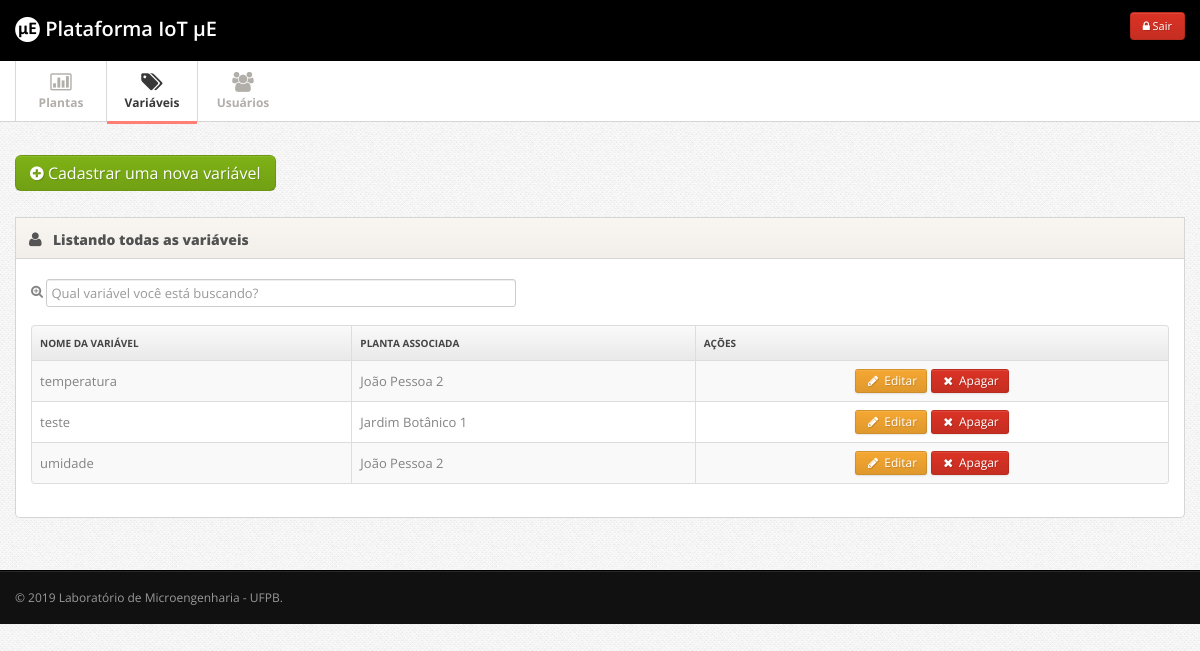
The app's page /admin/index.php?p=variaveis_gerenciar (signed in), older data.
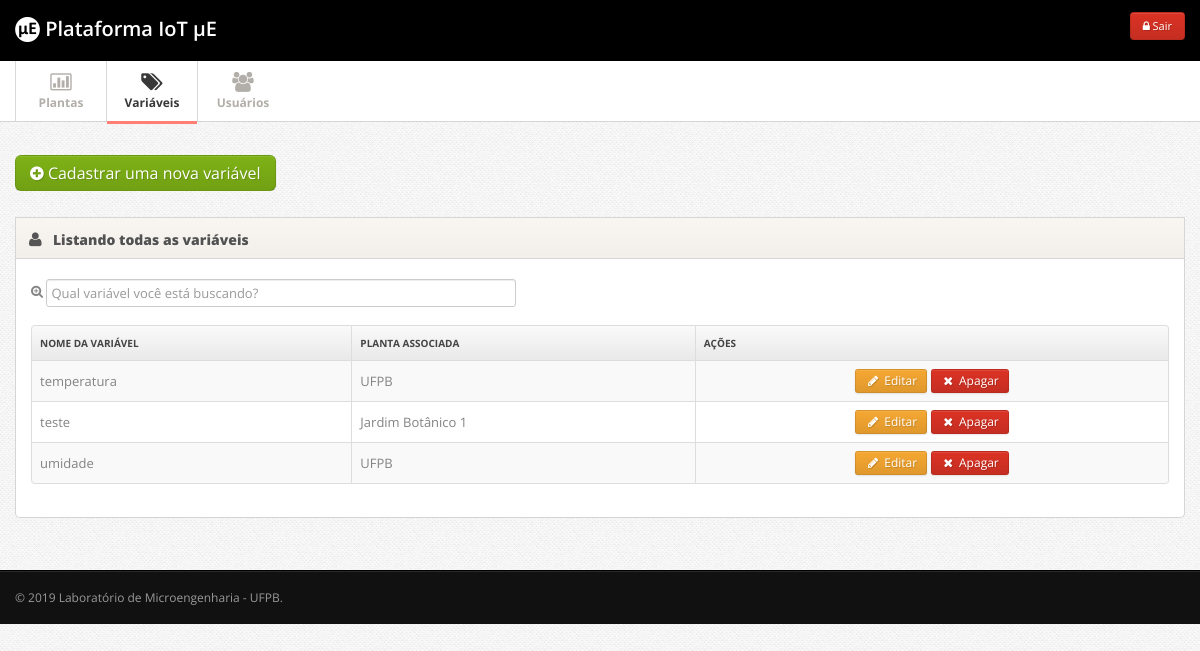
The same page, newer data.
### tables this page shows
CREATE TABLE IF NOT EXISTS `variaveis` (
  `id` int(11) NOT NULL AUTO_INCREMENT,
  `nome` varchar(200) NOT NULL,
  `descricao` text NOT NULL,
  `unidade` varchar(50) NOT NULL,
  `id_planta` int(11) NOT NULL,
  PRIMARY KEY (`id`),
  KEY `fk_planta` (`id_planta`)
);

CREATE TABLE IF NOT EXISTS `plantas` (
  `id` int(11) NOT NULL AUTO_INCREMENT,
  `nome` varchar(200) NOT NULL,
  `localizacao` varchar(200) NOT NULL,
  `inicio_operacao` varchar(50) NOT NULL,
  `responsavel` varchar(200) NOT NULL,
  `imagem` varchar(200) NOT NULL,
  `codigo_google_maps` text NOT NULL,
  PRIMARY KEY (`id`)
);

### admin/variaveis_gerenciar.php (the view, shortened to what this page needs)
<?php
if(isset($_GET['acao'])){
	$acao = $_GET['acao'];
} else{
	$acao = 'gerenciar';
}
if($acao == 'gerenciar'){
?>
	      <div class="row">
	      	<div class="span12">
            <div class="widget">
              <a href="javascript:void();" onclick="location.href='index.php?p=variaveis_cadastrar';" class="btn btn-large btn-success btn-support-ask"><i class="icon-plus-sign"></i> Cadastrar uma nova variável</a>
            </div>
	      		<div class="widget">
					<div class="widget-header">
						<i class="icon-user"></i>
						<h3>Listando todas as variáveis</h3>
					</div>
					<div class="widget-content">
            <div id="tabela_busca" class="form-horizontal">
            <fieldset>
            <div class="control-group">
              <i class="icon-zoom-in"></i> <input class="span5 m-wrap" id="appendedInputButton" type="text" placeholder="Qual variável você está buscando?">
            </div>
            </fieldset>
            </div>
            <table class="table table-striped table-bordered" id="tabela">
              <thead>
                <tr>
                  <th> Nome da variável </th>
                  <th> Planta associada</th>
                  <th class="td-actions"> Ações </th>
                </tr>
              </thead>
              <tbody>
              <?php
              $result_usuarios = "SELECT * FROM variaveis ORDER BY nome ASC";
          		$resultado_usuarios = mysqli_query($conn, $result_usuarios);
              while($resultado = mysqli_fetch_array($resultado_usuarios)){
          		if(isset($resultado)){
                $id = $resultado['id'];
                $nome = $resultado['nome'];
                $id_planta = $resultado['id_planta'];
                  $query_planta = "SELECT * FROM plantas WHERE id = '$id_planta'";
                  $executa_planta = mysqli_query($conn, $query_planta);
                  $resultados_planta = mysqli_fetch_assoc($executa_planta);
                  $nome_planta = $resultados_planta['nome'];
              }
              ?>
              <tr>
                <td><?php echo $nome; ?></td>
                <td><?php echo $nome_planta; ?></td>
                <td class="td-actions">
                <center>
									<a href="index.php?p=variaveis_gerenciar&acao=editar&id=<?php echo $id; ?>" class="btn btn-warning btn-small"><i class="btn-icon-only icon-pencil"> </i> Editar</a>
                  <a href="index.php?p=variaveis_gerenciar&acao=apagar&id=<?php echo $id; ?>" class="btn btn-danger btn-small"><i class="btn-icon-only icon-remove"> </i> Apagar</a>
                </center>
                </td>
              </tr>
							<?php
              }
              ?>
              </tbody>
            </table>
					</div>
				</div>
		    </div>
	      </div>
<?php
}
?>

Row changes from the older to the newer data that the page shows:
changed through a linked row, variaveis "temperatura": id_planta.nome "João Pessoa 2" → "UFPB"
changed through a linked row, variaveis "umidade": id_planta.nome "João Pessoa 2" → "UFPB"
